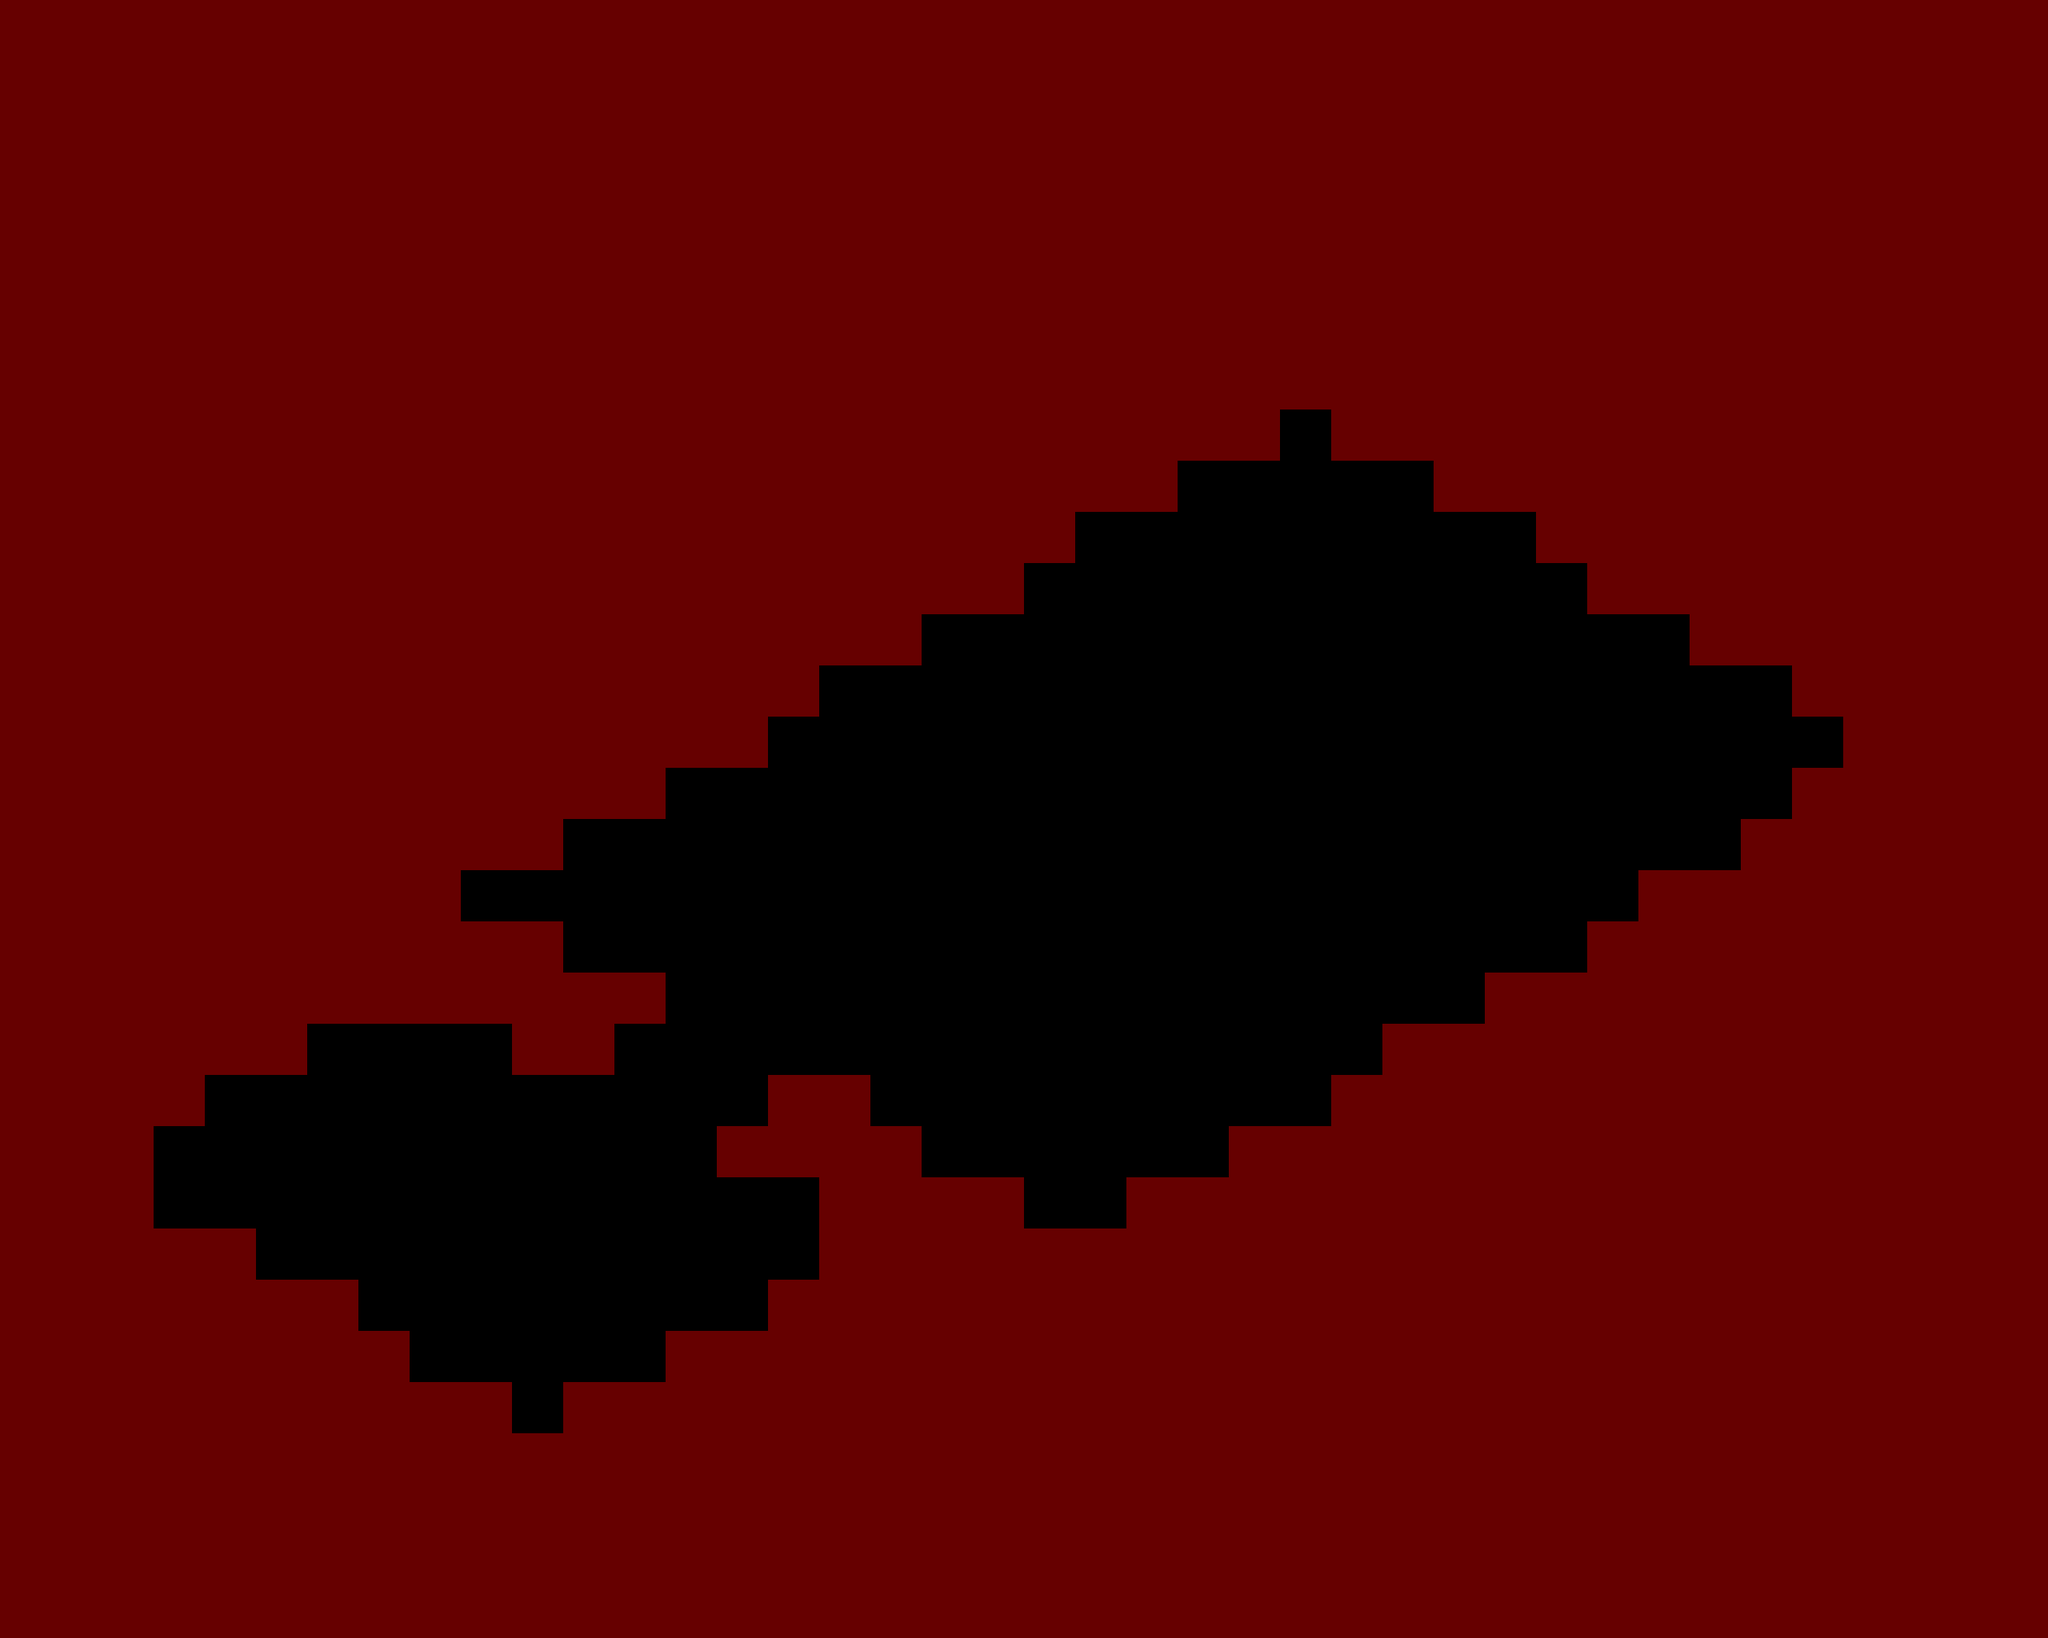

The image is a tile-based game level rendered from a .tmx file. Its description and complete source (layers, tilesets, objects, tile grids) follow:
An orthogonal 40x32 tile map with 64x64 px tiles, 1 tile layer (碰撞（红色）), 2 tilesets.

<map version="1.0" tiledversion="1.1.6" orientation="orthogonal" renderorder="left-up" width="40" height="32" tilewidth="64" tileheight="64" infinite="0" nextobjectid="1"><tileset firstgid="1" name="tile_res" tilewidth="64" tileheight="64" tilecount="2" columns="2"><image source="../misc/tile_res.png" width="128" height="64" /></tileset><tileset firstgid="3" name="tile_res" tilewidth="64" tileheight="64" tilecount="2" columns="2"><image source="../misc/tile_res.png" width="128" height="64" /></tileset><imagelayer name="背景"><image source="mdata.jpg" width="2560" height="2048" /></imagelayer><layer name="碰撞（红色）" width="40" height="32"><data encoding="csv">1,1,1,1,1,1,1,1,1,1,1,1,1,1,1,1,1,1,1,1,1,1,1,1,1,1,1,1,1,1,1,1,1,1,1,1,1,1,1,1,1,1,1,1,1,1,1,1,1,1,1,1,1,1,1,1,1,1,1,1,1,1,1,1,1,1,1,1,1,1,1,1,1,1,1,1,1,1,1,1,1,1,1,1,1,1,1,1,1,1,1,1,1,1,1,1,1,1,1,1,1,1,1,1,1,1,1,1,1,1,1,1,1,1,1,1,1,1,1,1,1,1,1,1,1,1,1,1,1,1,1,1,1,1,1,1,1,1,1,1,1,1,1,1,1,1,1,1,1,1,1,1,1,1,1,1,1,1,1,1,1,1,1,1,1,1,1,1,1,1,1,1,1,1,1,1,1,1,1,1,1,1,1,1,1,1,1,1,1,1,1,1,1,1,1,1,1,1,1,1,1,1,1,1,1,1,1,1,1,1,1,1,1,1,1,1,1,1,1,1,1,1,1,1,1,1,1,1,1,1,1,1,1,1,1,1,1,1,1,1,1,1,1,1,1,1,1,1,1,1,1,1,1,1,1,1,1,1,1,1,1,1,1,1,1,1,1,1,1,1,1,1,1,1,1,1,1,1,1,1,1,1,1,1,1,1,1,1,1,1,1,1,1,1,1,1,1,1,1,1,1,1,1,1,1,1,1,1,1,1,1,1,1,1,1,1,1,1,1,1,1,1,1,1,1,1,1,1,1,1,1,1,1,1,1,1,1,1,1,1,1,1,1,1,1,0,1,1,1,1,1,1,1,1,1,1,1,1,1,1,1,1,1,1,1,1,1,1,1,1,1,1,1,1,1,1,1,1,1,1,1,1,1,0,0,0,0,0,1,1,1,1,1,1,1,1,1,1,1,1,1,1,1,1,1,1,1,1,1,1,1,1,1,1,1,1,1,1,1,1,1,0,0,0,0,0,0,0,0,0,1,1,1,1,1,1,1,1,1,1,1,1,1,1,1,1,1,1,1,1,1,1,1,1,1,1,1,1,1,1,0,0,0,0,0,0,0,0,0,0,0,1,1,1,1,1,1,1,1,1,1,1,1,1,1,1,1,1,1,1,1,1,1,1,1,1,1,1,0,0,0,0,0,0,0,0,0,0,0,0,0,0,0,1,1,1,1,1,1,1,1,1,1,1,1,1,1,1,1,1,1,1,1,1,1,1,0,0,0,0,0,0,0,0,0,0,0,0,0,0,0,0,0,0,0,1,1,1,1,1,1,1,1,1,1,1,1,1,1,1,1,1,1,1,1,0,0,0,0,0,0,0,0,0,0,0,0,0,0,0,0,0,0,0,0,0,1,1,1,1,1,1,1,1,1,1,1,1,1,1,1,1,1,0,0,0,0,0,0,0,0,0,0,0,0,0,0,0,0,0,0,0,0,0,0,1,1,1,1,1,1,1,1,1,1,1,1,1,1,1,1,0,0,0,0,0,0,0,0,0,0,0,0,0,0,0,0,0,0,0,0,0,0,0,1,1,1,1,1,1,1,1,1,1,1,1,1,1,1,0,0,0,0,0,0,0,0,0,0,0,0,0,0,0,0,0,0,0,0,0,0,0,1,1,1,1,1,1,1,1,1,1,1,1,1,1,1,1,1,1,1,0,0,0,0,0,0,0,0,0,0,0,0,0,0,0,0,0,0,0,0,1,1,1,1,1,1,1,1,1,1,1,1,1,1,1,1,1,1,1,1,1,1,0,0,0,0,0,0,0,0,0,0,0,0,0,0,0,0,1,1,1,1,1,1,1,1,1,1,1,1,1,1,1,1,1,0,0,0,0,1,1,0,0,0,0,0,0,0,0,0,0,0,0,0,0,0,1,1,1,1,1,1,1,1,1,1,1,1,1,1,1,1,1,0,0,0,0,0,0,0,0,0,0,0,1,1,0,0,0,0,0,0,0,0,0,1,1,1,1,1,1,1,1,1,1,1,1,1,1,1,1,1,0,0,0,0,0,0,0,0,0,0,0,1,1,1,1,0,0,0,0,0,0,1,1,1,1,1,1,1,1,1,1,1,1,1,1,1,1,1,1,1,0,0,0,0,0,0,0,0,0,0,0,0,0,1,1,1,1,0,0,1,1,1,1,1,1,1,1,1,1,1,1,1,1,1,1,1,1,1,1,1,1,1,0,0,0,0,0,0,0,0,0,0,0,1,1,1,1,1,1,1,1,1,1,1,1,1,1,1,1,1,1,1,1,1,1,1,1,1,1,1,1,1,1,1,0,0,0,0,0,0,0,0,1,1,1,1,1,1,1,1,1,1,1,1,1,1,1,1,1,1,1,1,1,1,1,1,1,1,1,1,1,1,1,1,1,0,0,0,0,0,1,1,1,1,1,1,1,1,1,1,1,1,1,1,1,1,1,1,1,1,1,1,1,1,1,1,1,1,1,1,1,1,1,1,1,1,1,0,1,1,1,1,1,1,1,1,1,1,1,1,1,1,1,1,1,1,1,1,1,1,1,1,1,1,1,1,1,1,1,1,1,1,1,1,1,1,1,1,1,1,1,1,1,1,1,1,1,1,1,1,1,1,1,1,1,1,1,1,1,1,1,1,1,1,1,1,1,1,1,1,1,1,1,1,1,1,1,1,1,1,1,1,1,1,1,1,1,1,1,1,1,1,1,1,1,1,1,1,1,1,1,1,1,1,1,1,1,1,1,1,1,1,1,1,1,1,1,1,1,1,1,1,1,1,1,1,1,1,1,1,1,1,1,1,1,1,1,1,1,1,1,1,1,1,1,1,1,1,1,1,1,1,1,1,1,1,1,1,1,1,1,1,1,1,1,1,1,1,1,1,1,1,1,1,1,1,1,1,1,1,1,1,1,1,1,1,1</data></layer></map>
